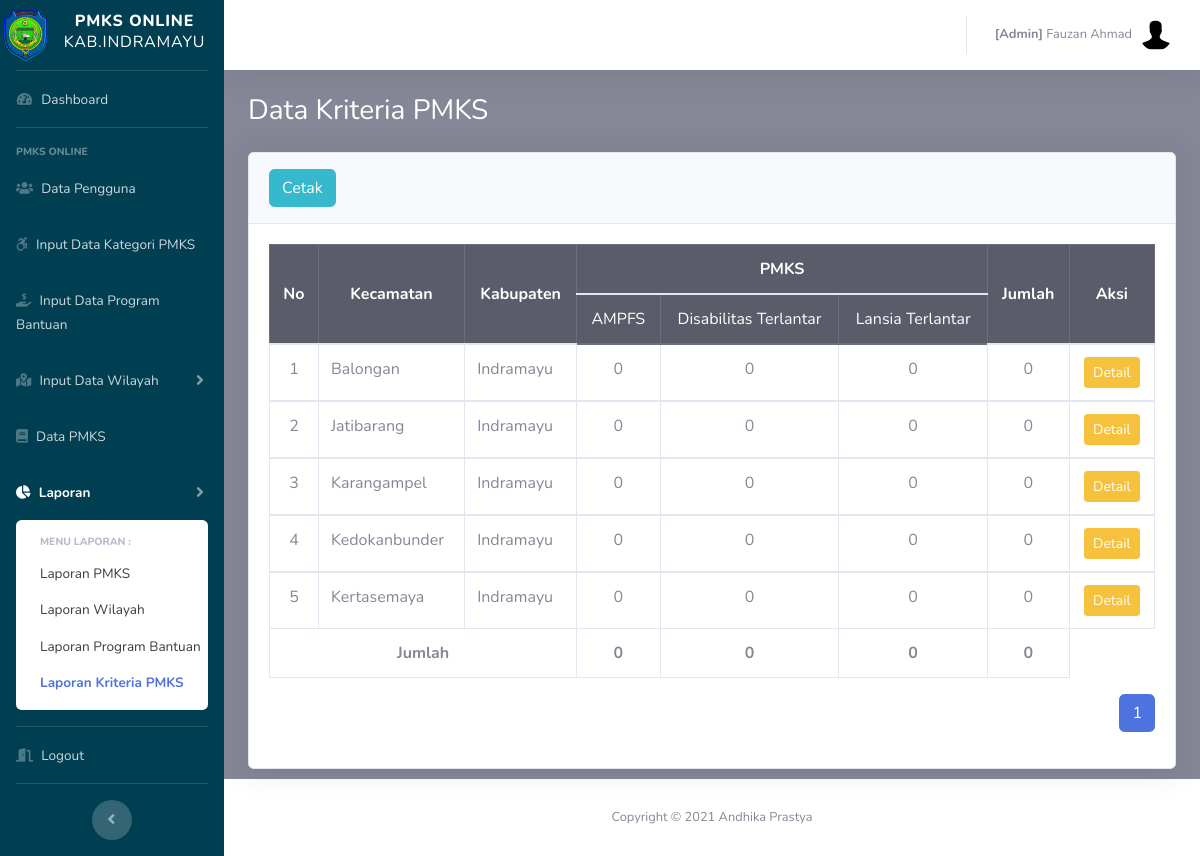
Screenshot of /admin/laporan_krt.php (signed in) with the database file from the repository.
### tables this page shows
CREATE TABLE `pegawai` (
  `id_pegawai` int(11) NOT NULL,
  `nm_pegawai` varchar(50) NOT NULL,
  `nip` varchar(50) NOT NULL,
  `no_telepon` varchar(50) NOT NULL,
  `alamat` varchar(100) NOT NULL,
  `username` varchar(50) NOT NULL,
  `password` varchar(255) NOT NULL,
  `role` varchar(10) NOT NULL,
  `is_delete` int(11) NOT NULL,
  `row_edit` int(11) NOT NULL,
  `time_input` datetime NOT NULL DEFAULT current_timestamp()
);

CREATE TABLE `kat_pmks` (
  `id_kat_pmks` int(10) NOT NULL,
  `nm_kat` varchar(25) NOT NULL,
  `is_delete` int(11) NOT NULL,
  `row_edit` int(11) NOT NULL,
  `creator` int(11) NOT NULL,
  `time_input` datetime NOT NULL DEFAULT current_timestamp()
);

CREATE TABLE `kecamatan` (
  `id_kec` int(11) NOT NULL,
  `nm_kec` varchar(20) NOT NULL,
  `is_delete` int(11) NOT NULL,
  `row_edit` int(11) NOT NULL,
  `creator` int(11) NOT NULL,
  `time_input` datetime NOT NULL DEFAULT current_timestamp()
);

### config.php (called while the page is built, shortened)
<?php
	$database = 'pmks';
?>

### functions.php (called while the page is built, shortened)
<?php
function query($query)
{
	include('config.php');
	$result = mysqli_query($koneksi, $query);
	$rows = [];
	while ($row = mysqli_fetch_assoc($result)) {
		$rows[] = $row;
	}
	return $rows;
}

### admin/laporan_krt.php (the view, shortened to what this page needs)
<?php
  include('templetes/sidebar.php');
  include('templetes/topbar.php');
  require_once "../functions.php";
  $jml_DataHalaman = 5;
  $jml_responden = count(query("SELECT * FROM kecamatan WHERE is_delete=1 AND nm_kec!='Tidak Ada'ORDER BY nm_kec ASC"));
  $jml_Halaman = ceil($jml_responden / $jml_DataHalaman);
  $pageAktif = (isset($_GET["page"]) ) ? $_GET["page"] : 1;
  $awaldata = ( $jml_DataHalaman * $pageAktif ) - $jml_DataHalaman;
  $kec=query("SELECT * FROM kecamatan WHERE is_delete=1 AND nm_kec!='Tidak Ada'ORDER BY nm_kec ASC LIMIT $awaldata, $jml_DataHalaman");
?>
        <div class="container-fluid">
          <h1 class="h3 mb-4 text-judul">Data Kriteria PMKS</h1>
              <div class="card shadow mb-2">
                <div class="card-header py-3">
                  <a href="../cetak_krt.php" target="_blank" class="btn btn-info"> Cetak</a>
                </div>
                <?php
                $ktr=query("SELECT * FROM kat_pmks WHERE is_delete=1 ORDER By nm_kat ASC");
                $jml_ktr = count($ktr);
                 ?>
                <div class="card-body">
                <div class="table-responsive">
                <table class="table table-bordered" width="100%" cellspacing="0">
                  <thead class="table-dark">
                    <tr>
                      <th rowspan="2" style="text-align: center;vertical-align: middle;"class="text-center">No</th>
                      <th rowspan="2" style="text-align: center;vertical-align: middle;"class="text-center">Kecamatan</th>
                      <th rowspan="2" style="text-align: center;vertical-align: middle;"class="text-center">Kabupaten</th>
                      <th colspan="<?=$jml_ktr ?>" style="text-align: center;vertical-align: middle;"class="text-center">PMKS</th>
                      <th rowspan="2" style="text-align: center;vertical-align: middle;"class="text-center">Jumlah</th>
                      <th rowspan="2" style="text-align: center;vertical-align: middle;"class="text-center">Aksi</th>
                    </tr>
                    <tr>
                      <?php foreach ($ktr as $row1):?>
                        <td class="text-center"><?=$row1['nm_kat'] ?></td>
                      <?php endforeach; ?>
                    </tr>
                  </thead>
                  <?php $i=$awaldata+1;
                  foreach ($kec as $row):
                      $id_kec = $row['id_kec'];
                  ?>
                    <tbody>
                      <tr>
                        <td class="text-center"><?=$i;?></td>
                        <td class="text-left"><?=$row['nm_kec'];?></td>
                        <td class="text-left">Indramayu</td>
                       <?php
                          foreach ($ktr as $row2):
                           $id_kat = $row2['id_kat_pmks'];
                           $result = query("SELECT a.*,b.*,c.* FROM pmks a
                                                 INNER JOIN kecamatan b USING (id_kec)
                                                 INNER JOIN kat_pmks c USING (id_kat_pmks)
                                                 WHERE a.is_delete=1
                                                 AND b.id_kec = $id_kec AND c.id_kat_pmks = $id_kat");
                           $jml =count($result);
                          ?>
                        <td class="text-center"><?=$jml ?></td>
                      <?php endforeach; ?>
                        <?php
                          $result_tot = query("SELECT a.*,b.*,c.* FROM pmks a
                                                 INNER JOIN kecamatan b USING (id_kec)
                                                 INNER JOIN kat_pmks c USING (id_kat_pmks)
                                                 WHERE a.is_delete=1
                                                 AND b.id_kec = $id_kec");
                          $jml_tot =count($result_tot);
                         ?>
                        <td class="text-center"><?=$jml_tot ?></td>
                        <td class="text-center">
                         <a href="laporan_krt_kec.php?id=<?=$id_kec ?>" class="btn btn-warning btn-sm">Detail</a>
                        </td>
                      </tr>
                      <?php $i++;?>
                    <?php endforeach; ?>
                    <?php if ($pageAktif==$jml_Halaman): ?>
                   <tr>
                        <td colspan="3" class="text-center"><b>Jumlah</b></td>
                        <?php foreach ($ktr as $row3):
                          $id_kat2 = $row3['id_kat_pmks'];
                          $result_tol = query("SELECT a.*,b.*,c.* FROM pmks a
                                                 INNER JOIN kecamatan b USING (id_kec)
                                                 INNER JOIN kat_pmks c USING (id_kat_pmks)
                                                 WHERE a.is_delete=1
                                                 AND c.id_kat_pmks = $id_kat2");
                           $jml_tot =count($result_tol); ?>
                        <td class="text-center"><b><?=$jml_tot ?></b></td>
                        <?php endforeach; ?>
                        <?php
                          $result_tol2 = query("SELECT a.*,b.*,c.* FROM pmks a
                                                 INNER JOIN kecamatan b USING (id_kec)
                                                 INNER JOIN kat_pmks c USING (id_kat_pmks)
                                                 WHERE a.is_delete=1 ");
                           $jml_tot2 =count($result_tol2); ?>
                        <td class="text-center"><b><?=$jml_tot2 ?></b></td>
                    </tr>
                    <?php endif ?>
                  </tbody>
                </table>
                <nav aria-label="Page navigation example">
                  <ul class="pagination float-right">
                    <?php for ($i=1; $i <= $jml_Halaman; $i++) : ?>
                      <?php if ($i == $pageAktif) : ?>
                        <li class="page-item active"><a class="page-link" href="?page=<?=$i; ?>"><?=$i; ?></a></li>
                        <?php else : ?>
                          <li class="page-item"><a class="page-link" href="?page=<?=$i; ?>"><?=$i; ?></a></li>
                        <?php endif; ?>
                      <?php endfor; ?>
                    </ul>
                  </nav>
                </div>
              </div>
            </div>
        </div>
      </div>
<?php include('templetes/footer.php');?>

### admin/templetes/topbar.php (shortened to what this page needs)
<?php
require_once "../functions.php";
$idp = $_SESSION["id_pegawai"];
$pg = query("SELECT * FROM pegawai WHERE is_delete=1 AND id_pegawai = $idp")[0];
?>
          <ul class="navbar-nav ml-auto">
            <li class="nav-item dropdown no-arrow">
              <a class="nav-link dropdown-toggle" href="#" id="userDropdown" role="button" data-toggle="dropdown" aria-haspopup="true" aria-expanded="false">
                <span class="mr-2 d-none d-lg-inline text-gray-600 small"><b>[<?=$pg['role']?>]</b> <?=$pg['nm_pegawai']?></span>
                <img class="img-profile rounded-circle" src="../assets/img/default.jpg">
              </a>
            </li>
          </ul>
        </nav>

### admin/templetes/sidebar.php (style rules this page uses)
.text-judul { color: #ffffff; }

### rows the page displays
pegawai: role "Admin", nm_pegawai "Fauzan Ahmad"
kat_pmks: nm_kat "AMPFS", jml "0", jml_tot "0"
kat_pmks: nm_kat "Disabilitas Terlantar", jml "0", jml_tot "0"
kat_pmks: nm_kat "Lansia Terlantar", jml "0", jml_tot "0"
kecamatan: nm_kec "Balongan", jml_tot "0"
kecamatan: nm_kec "Jatibarang", jml_tot "0"
kecamatan: nm_kec "Karangampel", jml_tot "0"
kecamatan: nm_kec "Kedokanbunder", jml_tot "0"
kecamatan: nm_kec "Kertasemaya", jml_tot "0"

### other values shown
$jml_tot2 "0"
